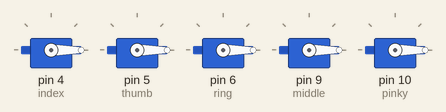
Simulated run of this sketch. Board: Arduino Uno, built with avr-gcc and run on an emulated ATmega328P. Parts: 5 × servo.

Above: at 0.1 s.
At 4.1 s:
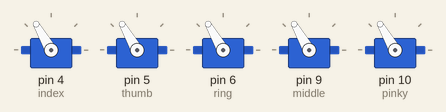
At 12.1 s:
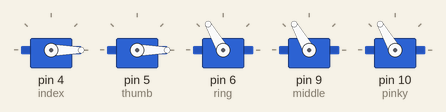
At 16.1 s:
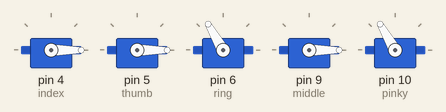
At 20.1 s:
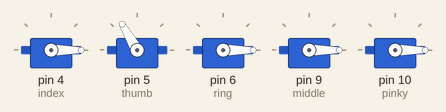
At 36.1 s:
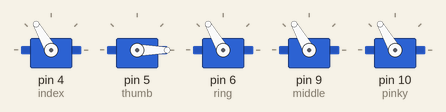
Timing chart, 0 to 37.6 s (numbered marks = the images above):
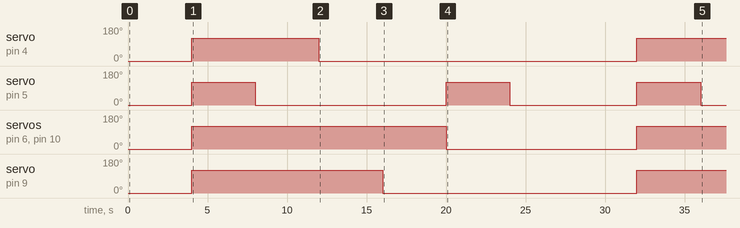

The sketch:

Hand_counting.ino
```cpp
#include <Servo.h>

Servo index;
Servo thumb;
Servo ring;
Servo middle;
Servo pinky;

void setup() {
  index.attach(4);
  thumb.attach(5);
  ring.attach(6);
  middle.attach(9);
  pinky.attach(10);
  index.write(0);
  thumb.write(0);
  ring.write(0);
  middle.write(0);
  pinky.write(0);
  delay(4000);
}

void loop() {
  index.write(120);
  thumb.write(120);
  ring.write(120);
  middle.write(120);
  pinky.write(120);
  delay(4000);
  index.write(120);
  thumb.write(0);
  ring.write(120);
  middle.write(120);
  pinky.write(120);
  delay(4000);
  index.write(0);
  thumb.write(0);
  ring.write(120);
  middle.write(120);
  pinky.write(120);
  delay(4000);
  index.write(0);
  thumb.write(0);
  ring.write(120);
  middle.write(0);
  pinky.write(120);
  delay(4000);
  index.write(0);
  thumb.write(120);
  ring.write(0);
  middle.write(0);
  pinky.write(0);
  delay(4000);
  index.write(0);
  thumb.write(0);
  ring.write(0);
  middle.write(0);
  pinky.write(0);
  delay(8000);
}
```

Measured:
- by itself, servo on pin 4 (index): 0° → 120° at 4.0 s, → 0° 8.0 s later, → 120° 20.0 s later
- by itself, servo on pin 5 (thumb): goes 120° 4.0 s, 0° 12.0 s, 120° 4.0 s, 0° 8.0 s, 120° 4.0 s, then 0°
- by itself, servo on pin 6 (ring), servo on pin 10 (pinky): 0° → 120° at 4.0 s, → 0° 16.0 s later, → 120° 12.0 s later
- by itself, servo on pin 9 (middle): 0° → 120° at 4.0 s, → 0° 12.0 s later, → 120° 16.0 s later
